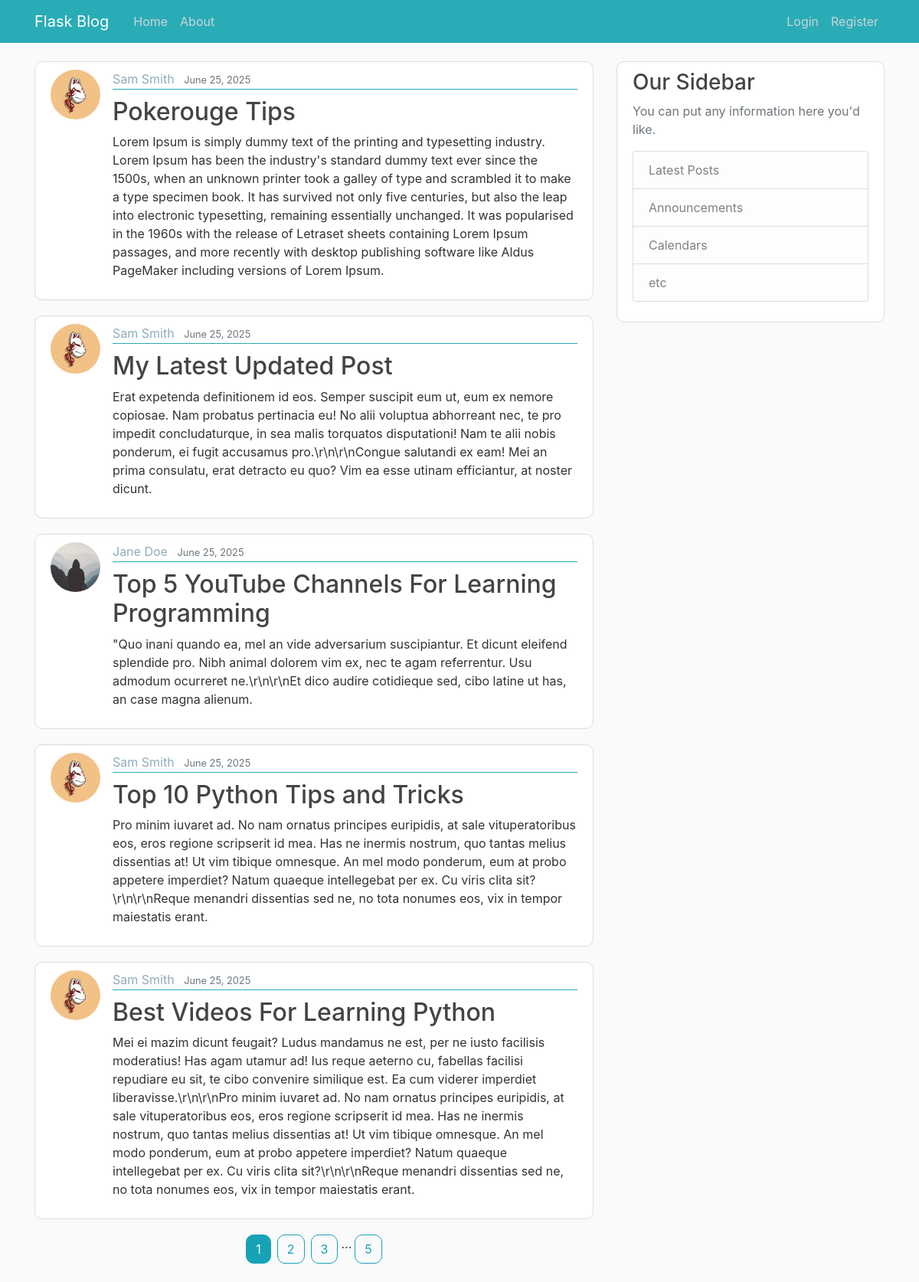
The page /home on the database its author committed.
### flask_blog/models.py (models this page shows, shortened)
class Post(db.Model):
    id = db.Column(db.Integer, primary_key=True)
    title = db.Column(db.String(100), nullable=False)
    date_posted = db.Column(db.DateTime, nullable=False, default=lambda: datetime.now(timezone.utc))
    content = db.Column(db.Text, nullable=False)
    user_id = db.Column(db.Integer, db.ForeignKey('user.id'), nullable=False)

class User(db.Model, UserMixin):
    id = db.Column(db.Integer, primary_key=True)
    username = db.Column(db.String(20), unique=True, nullable=False)
    email = db.Column(db.String(120), unique=True, nullable=False)
    image_file = db.Column(db.String(20), nullable=False, default='default.jpg')
    password = db.Column(db.String(60), nullable=False)
    post = db.relationship('Post', backref='author', lazy=True)

### flask_blog/routes.py (the view)
@app.route("/")
@app.route("/home")
def index():
    page = request.args.get('page', 1, type=int)
    posts = Post.query.order_by(Post.date_posted.desc()).paginate(page=page, per_page=5)
    return render_template('home.html', posts=posts)

### flask_blog/templates/home.html (shortened to what this page needs)
{% extends "layout.html" %}
{% block content %}
  {% for post in posts.items %}
    <article class="media content-section">
      <img class="rounded-circle article-img" src="{{ url_for('static', filename='profile_pics/' + post.author.image_file) }}">
      <div class="media-body">
        <div class="article-metadata">
          <a class="mr-2" href="#">{{ post.author.username.title() }}</a>
          <small class="text-muted">{{ post.date_posted.strftime('%B %d, %Y') }}</small>
        </div>
        <h2 class="article-title-h2"><a class="article-title" href="{{ url_for('post', post_id=post.id) }}">{{ post.title }}</a></h2>
        <p class="article-content">{{ post.content }}</p>
      </div>
    </article>
  {% endfor %}
  <div class="d-flex justify-content-center flex-wrap">
    {% for page_num in posts.iter_pages(left_edge=1, right_edge=1, left_current=1, right_current=2) %}
      {% if page_num %}
        {% if posts.page == page_num %}
          <a class="btn btn-info mb-4 mx-1" style="border-radius: 10px" href="{{ url_for('index', page=page_num)}}">{{ page_num }}</a>
        {% else %}
          <a class="btn btn-outline-info mb-4 mx-1" style="border-radius: 10px" href="{{ url_for('index', page=page_num)}}">{{ page_num }}</a>
        {% endif %}
      {% else %}
        ...
      {% endif %}
    {% endfor %}
  </div>
{% endblock content %}

### flask_blog/static/main.css (style rules this page uses)
body { background: #fafafa; color: #333333; margin-top: 5rem; }
h1, h2, h3, h4, h5, h6 { color: #444444; }
.content-section { background: #ffffff; padding: 10px 20px; border: 1px solid #dddddd; border-radius: 10px; margin-bottom: 20px; }
.article-title-h2 { margin-top: 10px; }
.article-title { color: #444444; }
.mr-2 { color: #8facbc; }
.article-content { white-space: pre-line; }
.article-img { height: 65px; width: 65px; margin-right: 16px; }
.article-metadata { padding-bottom: 1px; margin-bottom: 4px; border-bottom: 1px solid #2aacb6 }
.btn { border-radius: 20px; }

### rows shown on the page
Post: image_file (picture), author.username "Sam Smith", date_posted "June 25, 2025", title "Pokerouge Tips", content "Lorem Ipsum is simply dummy text of the printing and typesetting industry. Lorem Ipsum has been the industry's standard dummy text ever since the 1500s, when an unknown printer took a galley of type and scrambled it to make a type specimen book. It has survived not only five centuries, but also the leap into electronic typesetting, remaining essentially unchanged. It was popularised in the 1960s with the release of Letraset sheets containing Lorem Ipsum passages, and more recently with desktop publishing software like Aldus PageMaker including versions of Lorem Ipsum."
Post: image_file (picture), author.username "Sam Smith", date_posted "June 25, 2025", title "My Latest Updated Post", content "Erat expetenda definitionem id eos. Semper suscipit eum ut, eum ex nemore copiosae. Nam probatus pertinacia eu! No alii voluptua abhorreant nec, te pro impedit concludaturque, in sea malis torquatos disputationi! Nam te alii nobis ponderum, ei fugit accusamus pro.\\r\\n\\r\\nCongue salutandi ex eam! Mei an prima consulatu, erat detracto eu quo? Vim ea esse utinam efficiantur, at noster dicunt."
Post: image_file (placeholder picture), author.username "Jane Doe", date_posted "June 25, 2025", title "Top 5 YouTube Channels For Learning Programming", content "\"Quo inani quando ea, mel an vide adversarium suscipiantur. Et dicunt eleifend splendide pro. Nibh animal dolorem vim ex, nec te agam referrentur. Usu admodum ocurreret ne.\\r\\n\\r\\nEt dico audire cotidieque sed, cibo latine ut has, an case magna alienum."
Post: image_file (picture), author.username "Sam Smith", date_posted "June 25, 2025", title "Top 10 Python Tips and Tricks", content "Pro minim iuvaret ad. No nam ornatus principes euripidis, at sale vituperatoribus eos, eros regione scripserit id mea. Has ne inermis nostrum, quo tantas melius dissentias at! Ut vim tibique omnesque. An mel modo ponderum, eum at probo appetere imperdiet? Natum quaeque intellegebat per ex. Cu viris clita sit?\\r\\n\\r\\nReque menandri dissentias sed ne, no tota nonumes eos, vix in tempor maiestatis erant."
Post: image_file (picture), author.username "Sam Smith", date_posted "June 25, 2025", title "Best Videos For Learning Python", content "Mei ei mazim dicunt feugait? Ludus mandamus ne est, per ne iusto facilisis moderatius! Has agam utamur ad! Ius reque aeterno cu, fabellas facilisi repudiare eu sit, te cibo convenire similique est. Ea cum viderer imperdiet liberavisse.\\r\\n\\r\\nPro minim iuvaret ad. No nam ornatus principes euripidis, at sale vituperatoribus eos, eros regione scripserit id mea. Has ne inermis nostrum, quo tantas melius dissentias at! Ut vim tibique omnesque. An mel modo ponderum, eum at probo appetere imperdiet? Natum quaeque intellegebat per ex. Cu viris clita sit?\\r\\n\\r\\nReque menandri dissentias sed ne, no tota nonumes eos, vix in tempor maiestatis erant."

### other values the page prints
{{ page_num }} "1"
{{ page_num }} "2" "3" "5"
